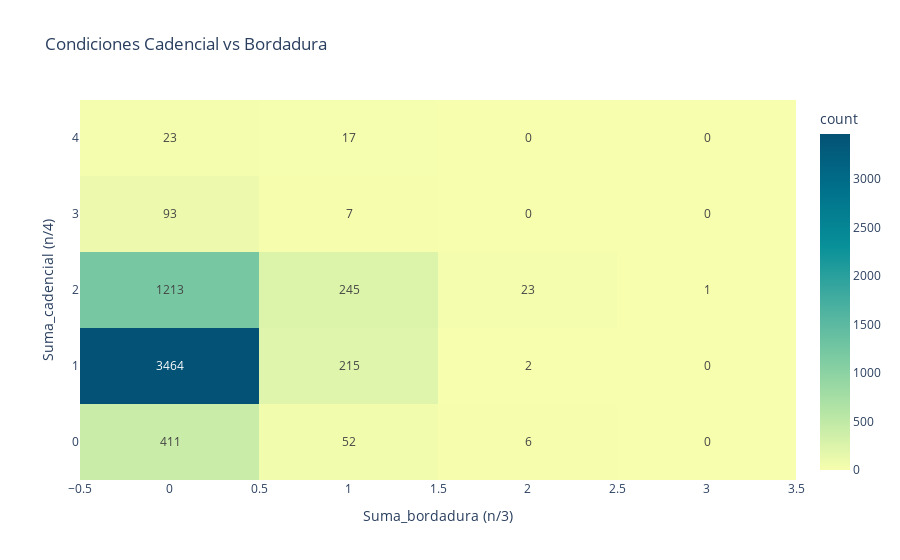

Notebook source saved alongside this figure:
### Code cell
import plotly.express as px


fig = px.density_heatmap(df_final, x="Suma_bordadura (n/3)", y="Suma_cadencial (n/4)",text_auto=True,color_continuous_scale='BLUYL',title='Condiciones Cadencial vs Bordadura')
fig.show()

### Figure 1 — Plotly figure (JSON) as saved in the notebook; plotly's stock layout.template omitted (floating-point values rounded to 4 significant figures; data arrays with more than 128 entries replaced by an {"elided": "..."} marker saying what was removed)
{"data": [{"coloraxis": "coloraxis", "hovertemplate": "Suma_bordadura (n/3)=%{x}<br>Suma_cadencial (n/4)=%{y}<br>count=%{z}<extra></extra>", "name": "", "texttemplate": "%{z}", "type": "histogram2d", "x": {"elided": "5772 int values"}, "xaxis": "x", "xbingroup": "x", "y": {"elided": "5772 int values"}, "yaxis": "y", "ybingroup": "y"}], "layout": {"coloraxis": {"colorbar": {"title": {"text": "count"}}, "colorscale": [[0, "rgb(247, 254, 174)"], [0.1667, "rgb(183, 230, 165)"], [0.3333, "rgb(124, 203, 162)"], [0.5, "rgb(70, 174, 160)"], [0.6667, "rgb(8, 144, 153)"], [0.8333, "rgb(0, 113, 139)"], [1, "rgb(4, 82, 117)"]]}, "legend": {"tracegroupgap": 0}, "title": {"text": "Condiciones Cadencial vs Bordadura"}, "xaxis": {"anchor": "y", "domain": [0, 1], "title": {"text": "Suma_bordadura (n/3)"}}, "yaxis": {"anchor": "x", "domain": [0, 1], "title": {"text": "Suma_cadencial (n/4)"}}}}
